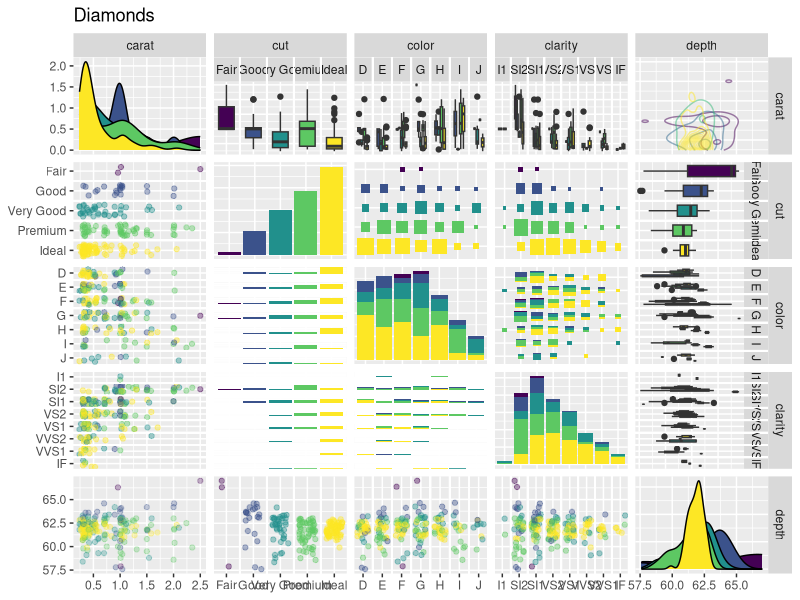
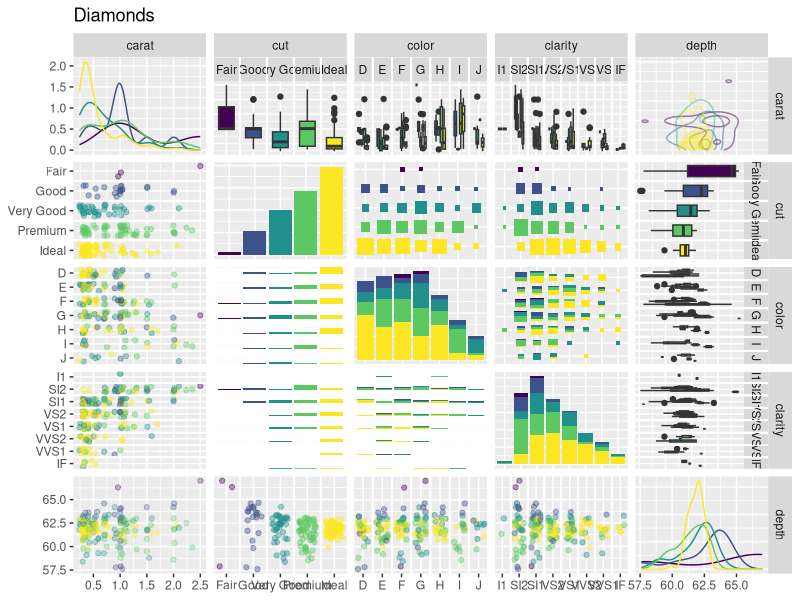

These charts were generated, in order, by the following R code:
install.packages("GGally")
library(GGally)
#Example


diamonds.samp <- diamonds[sample(1:dim(diamonds)[1],200),]

# Custom Example
ggpairs(
  diamonds.samp[,1:5],
  mapping = ggplot2::aes(color = cut),
  upper = list(continuous = wrap("density", alpha = 0.5), combo = "box"),
  lower = list(continuous = wrap("points", alpha = 0.3), combo = wrap("dot", alpha = 0.4)),
  diag = list(continuous = wrap("densityDiag")),
  title = "Diamonds"
)

### other view
ggally_mysmooth <- function(data, mapping, ...){
  ggplot(data = data, mapping=mapping) +
    geom_density(mapping = aes_string(color="cut"), fill=NA)
}
ggpairs(
  diamonds.samp[,1:5],
  mapping = aes(color = cut),
  upper = list(continuous = wrap("density", alpha = 0.5), combo = "box"),
  lower = list(continuous = wrap("points", alpha = 0.3), combo = wrap("dot", alpha = 0.4)),
  diag = list(continuous = ggally_mysmooth),
  title = "Diamonds"
)